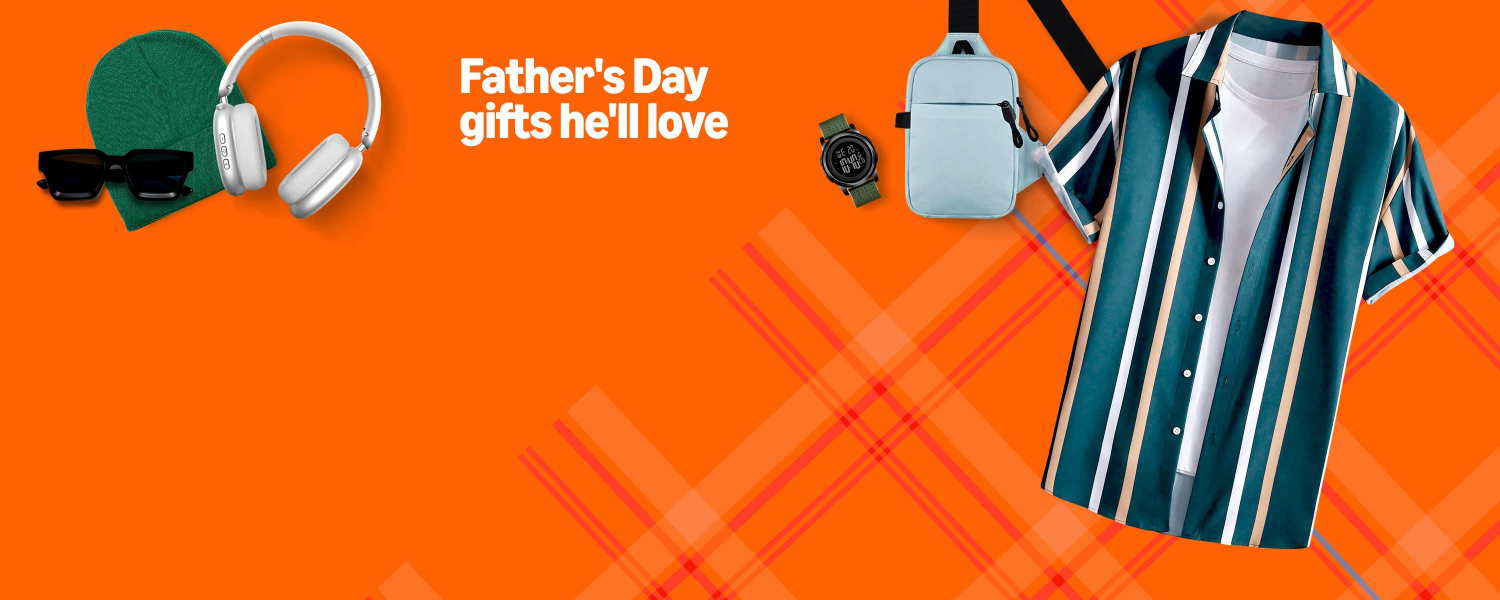
#> input picture image resizer/hero_image.jpg, 3000 x 1200 px (shown at 1/2 size)
$ python main.py
#> lines starting #> are read from the running program, lines starting #| are printed output that depends on the picture
import cv2

# Read the image
src = cv2.imread("hero_image.jpg", cv2.IMREAD_UNCHANGED)
#> src is the input picture: shape (1200, 3000, 3); mean B, G, R 37.3, 103.4, 212

# Display the original image
# cv2.imshow("title", src)

# Percent by which the image is resized
scale_percent = 50

# Calculate the 50 percent of original dimensions
width = int(src.shape[1] * scale_percent / 100)
#> width = 1500
height = int(src.shape[0] * scale_percent / 100)
#> height = 600

# dsize
dsize = (width, height)
#> dsize = (1500, 600)

# Resize image
output = cv2.resize(src, dsize)
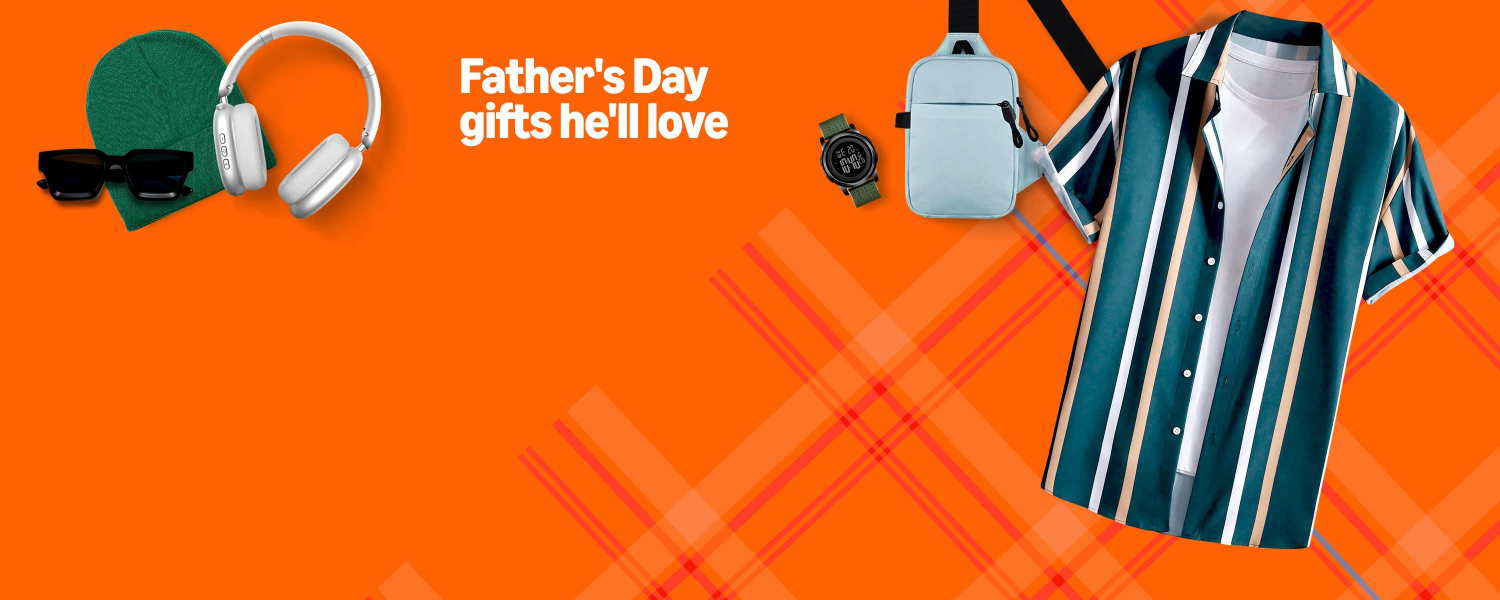
#> output: shape (600, 1500, 3); mean B, G, R 37.3, 103.5, 212

# Save the resized image
cv2.imwrite('newimage.png', output)

# Wait for a key press and close the window
cv2.waitKey(0)
